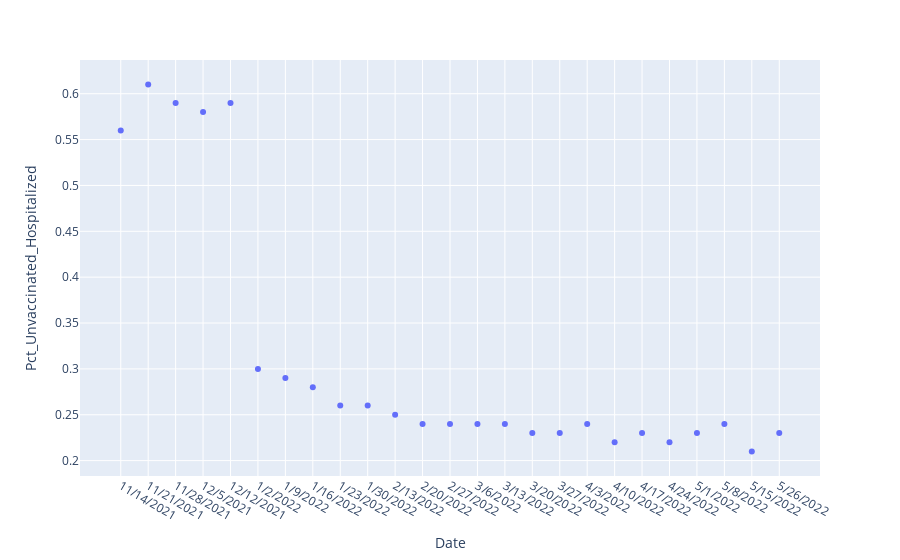
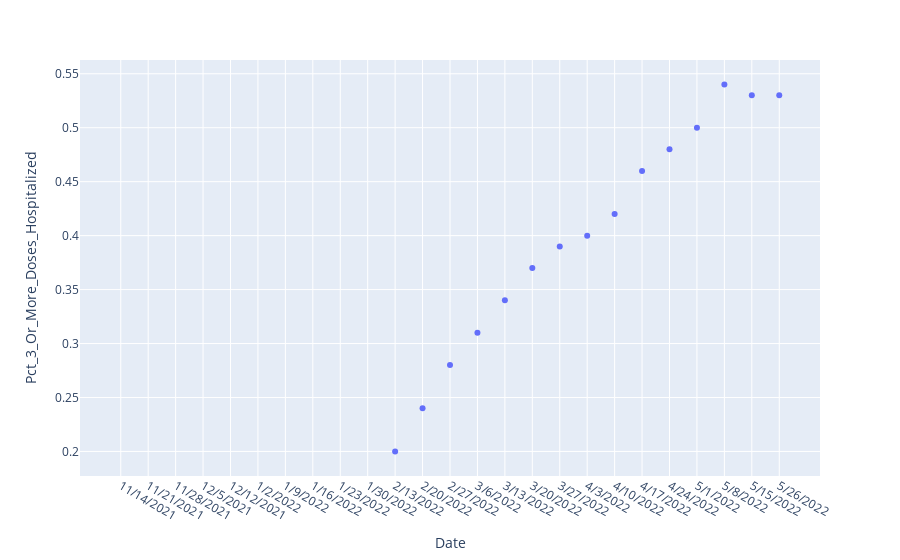
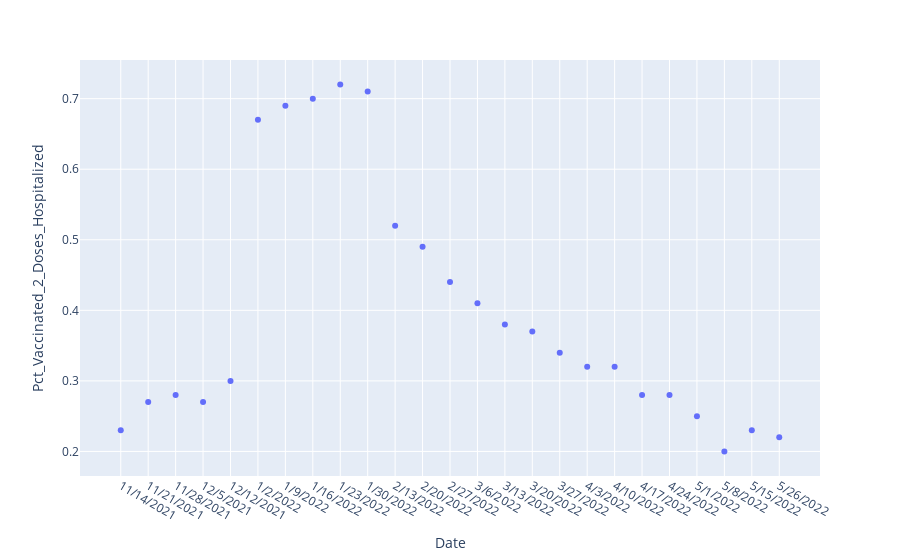
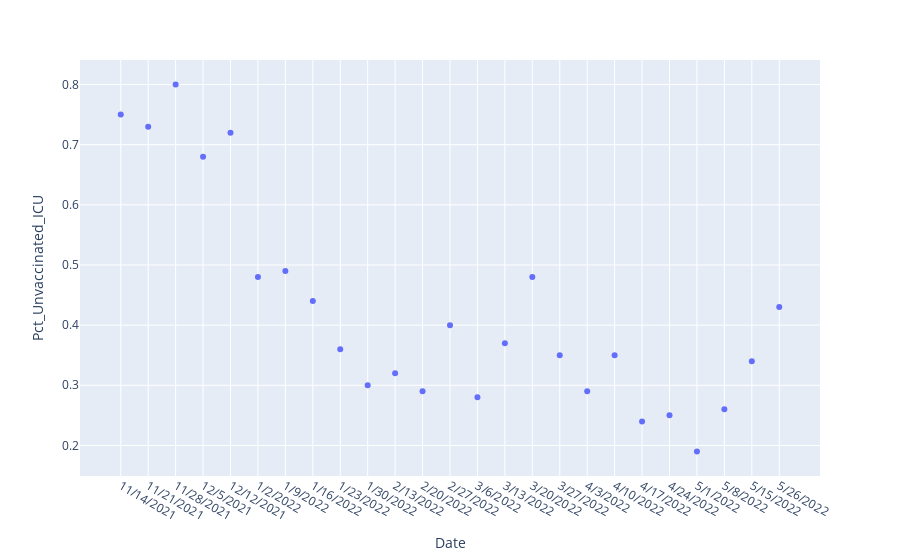

Notebook code for these charts, in order:
### Code cell
fig = px.scatter(Covid, x='Date', y='Pct_Unvaccinated_Hospitalized')
fig.show()
fig = px.scatter(Covid, x='Date', y='Pct_3_Or_More_Doses_Hospitalized')
fig.show()
fig = px.scatter(Covid, x='Date', y='Pct_Vaccinated_2_Doses_Hospitalized')
fig.show()
fig = px.scatter(Covid, x='Date', y='Pct_Unvaccinated_ICU')
fig.show()
fig = px.scatter(Covid, x='Date', y='Pct_3_Or_More_Doses_ICU')
fig.show()
fig = px.scatter(Covid, x='Date', y='Pct_Vaccinated_2_Doses_ICU')
fig.show()
fig = px.scatter(Covid,'Pneumonia_Influenza2019_Number')
fig.show()
fig = px.scatter(Covid, 'Pneumonia_Influenza2020_Number')
fig.show()

### Figure 1 — Plotly figure (JSON) as saved in the notebook; plotly's stock layout.template omitted (floating-point values rounded to 4 significant figures; data arrays with more than 128 entries replaced by an {"elided": "..."} marker saying what was removed)
{"data": [{"hovertemplate": "Date=%{x}<br>Pct_Unvaccinated_Hospitalized=%{y}<extra></extra>", "legendgroup": "", "marker": {"color": "#636efa", "symbol": "circle"}, "mode": "markers", "name": "", "orientation": "v", "showlegend": false, "type": "scatter", "x": {"elided": "191 str values"}, "xaxis": "x", "y": {"elided": "191 float values"}, "yaxis": "y"}], "layout": {"autosize": true, "legend": {"tracegroupgap": 0}, "margin": {"t": 60}, "xaxis": {"anchor": "y", "autorange": true, "domain": [0, 1], "range": [-1.435, 25.44], "title": {"text": "Date"}, "type": "category"}, "yaxis": {"anchor": "x", "autorange": true, "domain": [0, 1], "range": [0.1787, 0.6413], "title": {"text": "Pct_Unvaccinated_Hospitalized"}, "type": "linear"}}}

### Figure 2 — Plotly figure (JSON) as saved in the notebook; plotly's stock layout.template omitted (floating-point values rounded to 4 significant figures; data arrays with more than 128 entries replaced by an {"elided": "..."} marker saying what was removed)
{"data": [{"hovertemplate": "Date=%{x}<br>Pct_3_Or_More_Doses_Hospitalized=%{y}<extra></extra>", "legendgroup": "", "marker": {"color": "#636efa", "symbol": "circle"}, "mode": "markers", "name": "", "orientation": "v", "showlegend": false, "type": "scatter", "x": {"elided": "191 str values"}, "xaxis": "x", "y": {"elided": "191 float values"}, "yaxis": "y"}], "layout": {"autosize": true, "legend": {"tracegroupgap": 0}, "margin": {"t": 60}, "xaxis": {"anchor": "y", "autorange": true, "domain": [0, 1], "range": [-1.435, 25.44], "title": {"text": "Date"}, "type": "category"}, "yaxis": {"anchor": "x", "autorange": true, "domain": [0, 1], "range": [0.1734, 0.5666], "title": {"text": "Pct_3_Or_More_Doses_Hospitalized"}, "type": "linear"}}}

### Figure 3 — Plotly figure (JSON) as saved in the notebook; plotly's stock layout.template omitted (floating-point values rounded to 4 significant figures; data arrays with more than 128 entries replaced by an {"elided": "..."} marker saying what was removed)
{"data": [{"hovertemplate": "Date=%{x}<br>Pct_Vaccinated_2_Doses_Hospitalized=%{y}<extra></extra>", "legendgroup": "", "marker": {"color": "#636efa", "symbol": "circle"}, "mode": "markers", "name": "", "orientation": "v", "showlegend": false, "type": "scatter", "x": {"elided": "191 str values"}, "xaxis": "x", "y": {"elided": "191 float values"}, "yaxis": "y"}], "layout": {"autosize": true, "legend": {"tracegroupgap": 0}, "margin": {"t": 60}, "xaxis": {"anchor": "y", "autorange": true, "domain": [0, 1], "range": [-1.435, 25.44], "title": {"text": "Date"}, "type": "category"}, "yaxis": {"anchor": "x", "autorange": true, "domain": [0, 1], "range": [0.1593, 0.7607], "title": {"text": "Pct_Vaccinated_2_Doses_Hospitalized"}, "type": "linear"}}}

### Figure 4 — Plotly figure (JSON) as saved in the notebook; plotly's stock layout.template omitted (floating-point values rounded to 4 significant figures; data arrays with more than 128 entries replaced by an {"elided": "..."} marker saying what was removed)
{"data": [{"hovertemplate": "Date=%{x}<br>Pct_Unvaccinated_ICU=%{y}<extra></extra>", "legendgroup": "", "marker": {"color": "#636efa", "symbol": "circle"}, "mode": "markers", "name": "", "orientation": "v", "showlegend": false, "type": "scatter", "x": {"elided": "191 str values"}, "xaxis": "x", "y": {"elided": "191 float values"}, "yaxis": "y"}], "layout": {"autosize": true, "legend": {"tracegroupgap": 0}, "margin": {"t": 60}, "xaxis": {"anchor": "y", "autorange": true, "domain": [0, 1], "range": [-1.435, 25.44], "title": {"text": "Date"}, "type": "category"}, "yaxis": {"anchor": "x", "autorange": true, "domain": [0, 1], "range": [0.1423, 0.8477], "title": {"text": "Pct_Unvaccinated_ICU"}, "type": "linear"}}}
